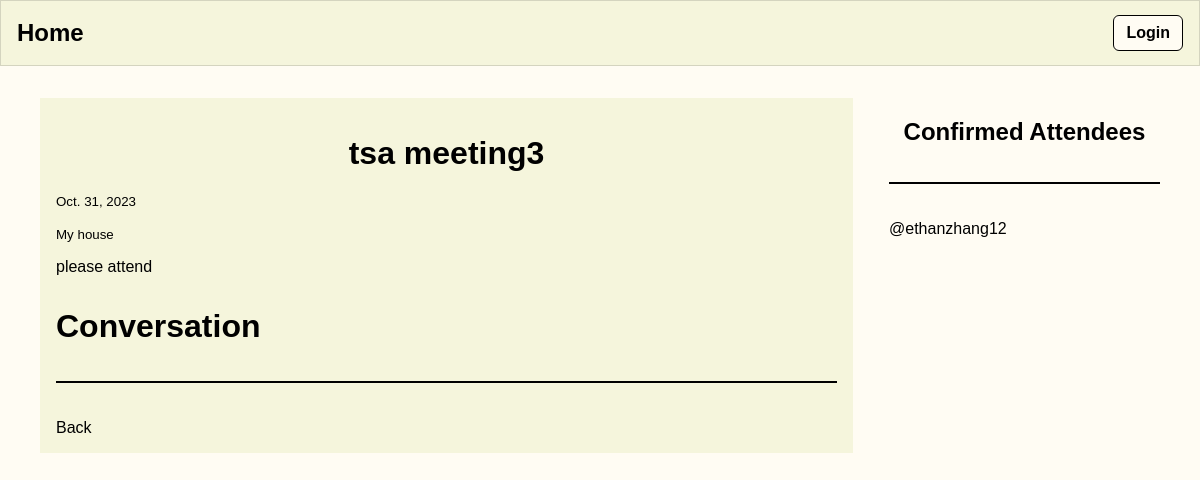
The app's page /event/11 with its own data.
### questions/models.py (models this page shows, shortened)
class Event(models.Model):
    title = models.CharField(max_length=200)
    host = models.ForeignKey(User, on_delete=models.SET_NULL, null=True)
    description = models.TextField(null=True, blank=True)
    date = models.DateField(default=datetime.date.today)
    location = models.CharField(max_length=200)

class EventResponse(models.Model):
    user = models.ForeignKey(User, on_delete=models.SET_NULL, null=True)
    event = models.ForeignKey(Event, on_delete=models.CASCADE, null=True)
    attending = models.BooleanField(null=True, blank=True)
    notattending = models.BooleanField(null=True, blank=True)

### questions/views.py (the view, shortened to what this page needs)
# urls.py: path('event/<str:pk>', event, name = 'event'),
def event(request, pk):
    event = Event.objects.get(id = pk)
    responses = EventResponse.objects.filter(event = event)
    attendees = responses.filter(attending = True)
    return render(request, 'questions/event.html', {'event': event, 'attendees': attendees})

### questions/templates/questions/event.html (shortened to what this page needs)
{% extends 'main.html' %}
{% block content %}
<div class="room-container">
    <div>
        <h1>{{event.title}}</h1>
        <small>{{ event.date }}</small><br><br>
        <small>{{ event.location }}</small>
        <p>{{ event.description }}</p>
        <div class="comment-wrapper">
            <h3>Conversation</h3>
            <hr>
            <a class="btn btn-outline-info mb-4" href="{% url 'questions:list-events'%}">Back</a>
    </div>
</div>
<div>
    <div>
        <h2>Confirmed Attendees</h2>
        <hr>
        {% for user in attendees %}
            <div>
                <p>@{{user.user.username}}</p>
            </div>
        {% endfor %}
    </div>
</div>
{% endblock content %}

### static/styles/main.css (style rules this page uses)
h3 { font-size: 2rem; }
a { color: #71c6dd; text-decoration: None; }
:root { --primary: #fffcf3; --secondary: #fff; --font-color: #000; --accent: #f5f5dc; }
body { color: var(--font-color); font-family: sans-serif; background: var(--primary); margin: 0; }
.room-container { margin: 1rem; padding: 1rem; display: grid; grid-template-columns: 3fr 1fr; gap: 2.25rem; }
.room-container > div:first-child { padding: 1rem; background-color: var(--accent); }
h1, h2 { text-align: center; }
hr { height: 2px; margin: 2.25rem 0; border: none; background-color: var(--font-color); }
a { color: var(--font-color); text-decoration: none; }

### questions/templates/questions/event.html (style rules this page uses)
.room-container { display: grid; grid-template-columns: 3fr 1fr ; }

### records on screen
Event: title "tsa meeting3", date "Oct. 31, 2023", location "My house", description "please attend"
EventResponse: user.username "ethanzhang12"
